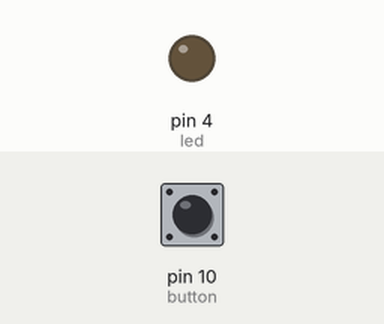
Bench run of a sketch on a simulated Arduino Uno, built with avr-gcc and run on an emulated ATmega328P. Shown: output pins drawn as LEDs (lit = HIGH). The inputs (shaded band) are chosen by the test bench; at power-on: pin 10 (button) HIGH.

Above: at 1.2 s.
1.3 s: pin 10 (button) pulled LOW for 0.15 s
At 1.37 s:
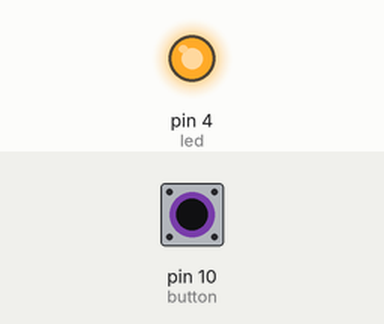
2.9 s: pin 10 (button) pulled LOW for 3.2 s
At 7.3 s:
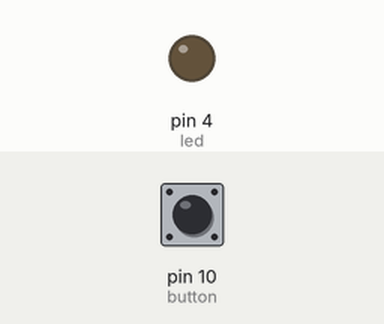
Timing chart, 0 to 8.8 s (numbered marks = the images above; inputs shaded):
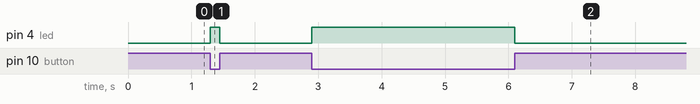

Measured:
- after the input at 1.3 s, pin 4 (led): LOW → HIGH at once, → LOW 0.15 s later
- after the input at 2.9 s, pin 4 (led): LOW → HIGH at once, → LOW 3.2 s later

The sketch:

push_button_led.ino
```cpp
int led = 4;
int button=10;
int buttonstate=0;
void setup()
{
  pinMode(led, OUTPUT);
  pinMode(button, INPUT_PULLUP);
}

void loop()
{
buttonstate=digitalRead(button);
  if(buttonstate==LOW){
    digitalWrite(led, HIGH);}
  else if(buttonstate==HIGH){
    digitalWrite(led, LOW);}
}
```
